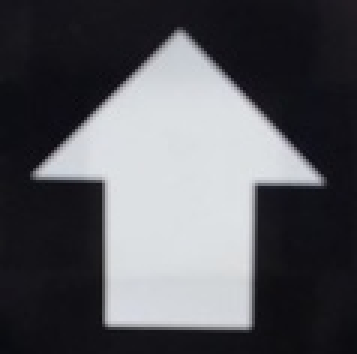
#> input picture opencv/testbed/arrow_real.jpg, 119 x 118 px, shrunk from 229 x 226 before the run (shown 3 times larger)
$ python arrow_contour.py
#> lines starting #> are read from the running program, lines starting #| are printed output that depends on the picture; after the words box and inside, x2 and y2 are one past the last pixel; in counts of white or black regions, pixels touching at a corner belong together
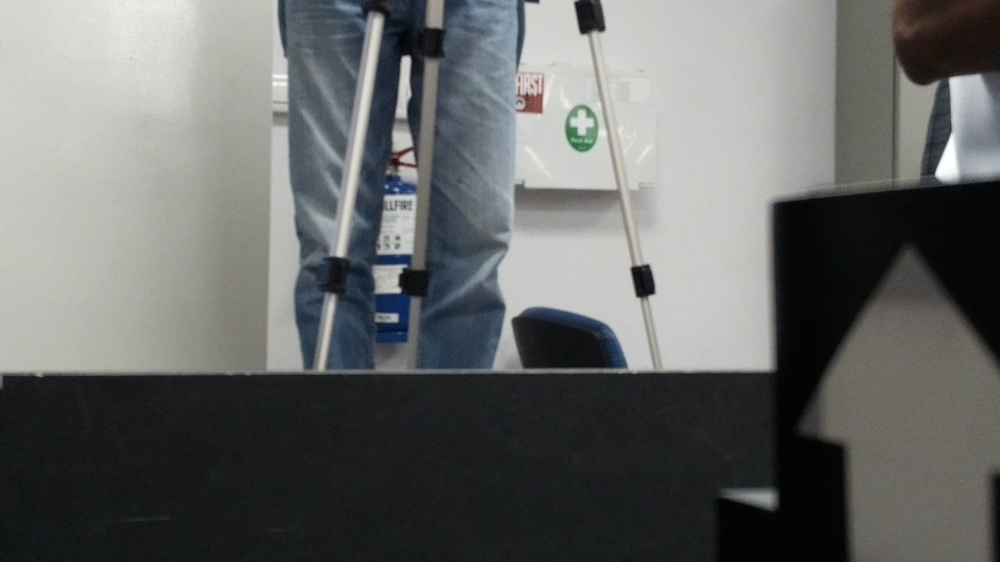
#> input picture opencv/testbed/8,14,u.jpg, 1000 x 562 px, shrunk from 1920 x 1080 before the run
#> in main, capturedImage is the input picture: shape (562, 1000, 3); mean B, G, R 103.5, 104.8, 102.9
import numpy
import cv2 as cv
#from matplotlib import pyplot as plt
import time


def getArrowLocation(arrows, robotLocation, robotDir):
    arrowLocArray = []
    dirMatrix = [[0, 1], [1, 0], [0, -1], [-1, 0]]
    arrowSwitch = {
        "u": "d",
        "r": "l",
        "d": "u",
        "l": "r"
    }
    cameraSwitch = {
        "u": ["r", dirMatrix[1]],
        "r": ["d", dirMatrix[2]],
        "d": ["l", dirMatrix[3]],
        "l": ["u", dirMatrix[0]]
    }
    robotDirSwitch = {
        "u": ["u", dirMatrix[0]],
        "r": ["r", dirMatrix[1]],
        "d": ["d", dirMatrix[2]],
        "l": ["l", dirMatrix[3]]
    }
    robotDir = robotDirSwitch[robotDir]
    cameraDir = cameraSwitch[robotDir[0]]
    dir = arrowSwitch[cameraDir[0]]
    for arrow in arrows:
        arrowLoc = []
        if arrow[1] == "center":
            arrowLoc.append(str(robotLocation[0] + (arrow[0] + 2) * cameraDir[1][0]))
            arrowLoc.append(str(robotLocation[1] + (arrow[0] + 2) * cameraDir[1][1]))
        elif arrow[1] == "right":
            arrowLoc.append(str(robotLocation[0] + (arrow[0] + 2) * cameraDir[1][0] - robotDir[1][0]))
            arrowLoc.append(str(robotLocation[1] + (arrow[0] + 2) * cameraDir[1][1] - robotDir[1][1]))
        elif arrow[1] == "left":
            arrowLoc.append(str(robotLocation[0] + (arrow[0] + 2) * cameraDir[1][0] + robotDir[1][0]))
            arrowLoc.append(str(robotLocation[1] + (arrow[0] + 2) * cameraDir[1][1] + robotDir[1][1]))
        arrowLoc.append(dir)
        arrowLocArray.append(','.join(arrowLoc))
    return arrowLocArray


def getImageLocation(sampleImg, actualImage):
    arrows = []
    # get sample image contours
    ret, th = cv.threshold(actualImage, 50, 255, cv.THRESH_BINARY)
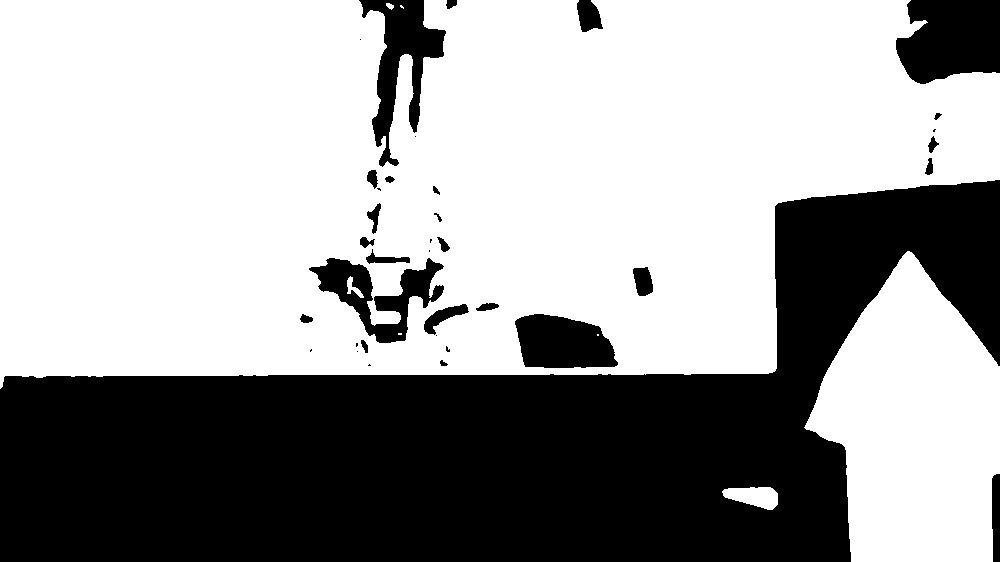
#> th: shape (562, 1000); 62.6% white; 37 black regions (12 under 20 px)
    cnts = cv.findContours(th, cv.RETR_EXTERNAL, cv.CHAIN_APPROX_SIMPLE)
#> cnts = 5 contours, 1 with area under 20; largest, box (x1, y1, x2, y2) and area: (0, 0, 1000, 389) 318910, (804, 251, 1000, 562) 41256, (722, 487, 778, 510) 828, (386, 3, 394, 10) 26
    cnts = cnts[1]
#> cnts = [[1, -1, -1, -1], [2, 0, -1, -1], [3, 1, -1, -1], [4, 2, -1, -1], [-1, 3, -1, -1]]
    # get sample image contours
    ret1, th1 = cv.threshold(sampleImg, 50, 255, cv.THRESH_BINARY)
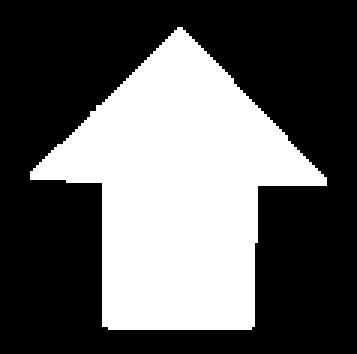
#> th1: shape (118, 119) (shown 3 times larger); 37.3% white; 1 white region
    cnts1 = cv.findContours(th1, cv.RETR_EXTERNAL, cv.CHAIN_APPROX_SIMPLE)
#> cnts1 = 1 contour; box (x1, y1, x2, y2) and area: (10, 9, 109, 110) 5093
    cnts1 = cnts1[1]
#> cnts1 = [[-1, -1, -1, -1]]
    # get image size
    imgX = actualImage.shape[1]
#> imgX = 1000
    imgY = actualImage.shape[0]
#> imgY = 562
    imgArea = imgX * imgY
#> imgArea = 562000
    # for each contour found
    for (i, c) in enumerate(cnts):
        # find number of edges the object has
        peri = cv.arcLength(c, True)
        approx = cv.approxPolyDP(c, 0.01 * peri, True)
        # find area of the object
        objectArea = float(cv.contourArea(c))
        # find ratio of the area of object to the area of whole image
        objectAreaRatio = objectArea / imgArea

        # conditional check
        # if contour matches any of the conditions we are looking for, we append the distance and location
        # condition: 6-8 edges; matches given shape up to 0.25 likeliness; object to image area ratio
        if (6 <= len(approx) <= 8 and cv.matchShapes(cnts1[0], c, 1, 0.0) < 0.25):
            # find X-axis of contour
            M = cv.moments(c)
            cx = int(M["m10"] / M["m00"])
            # find which part of the image the contour is on
            if imgX / 3 < cx < 2 * (imgX / 3):
                a = "center"
            elif cx < imgX / 3:
                a = "left"
            else:
                a = "right"
            if objectAreaRatio > 0.127:
                arrows.append((0, a))
            elif objectAreaRatio > 0.055:
                arrows.append((1, a))
            elif objectAreaRatio > 0.027:
                arrows.append((2, a))
            elif objectAreaRatio > 0.015:
                arrows.append((3, a))
#> this loop made 1 pass
#> after the loop, arrows = []
    return arrows


def main():
    t0 = time.time()
    arrows = []
    arrowLoc = []
    robotLocation = [4, 6]
    robotDir = "l"

    # get sample image, used to check likeliness of arrow later
    img = cv.imread('testbed/arrow_real.jpg', cv.IMREAD_GRAYSCALE)
    # read image
    capturedImage = cv.imread('testbed/8,14,u.jpg', cv.IMREAD_UNCHANGED)
    # image preprocessing
    blur = cv.GaussianBlur(capturedImage, (5, 5), 2)
    gray = cv.cvtColor(blur, cv.COLOR_BGR2GRAY)
    arrows = getImageLocation(img, gray)
    if arrows:
        arrowLoc = getArrowLocation(arrows, robotLocation, robotDir)

    print(arrowLoc)
    t1 = time.time()
    print(t1 - t0, "Seconds")

if __name__ == '__main__':
#> (the run stopped early here; a loop or call above may not have finished)
